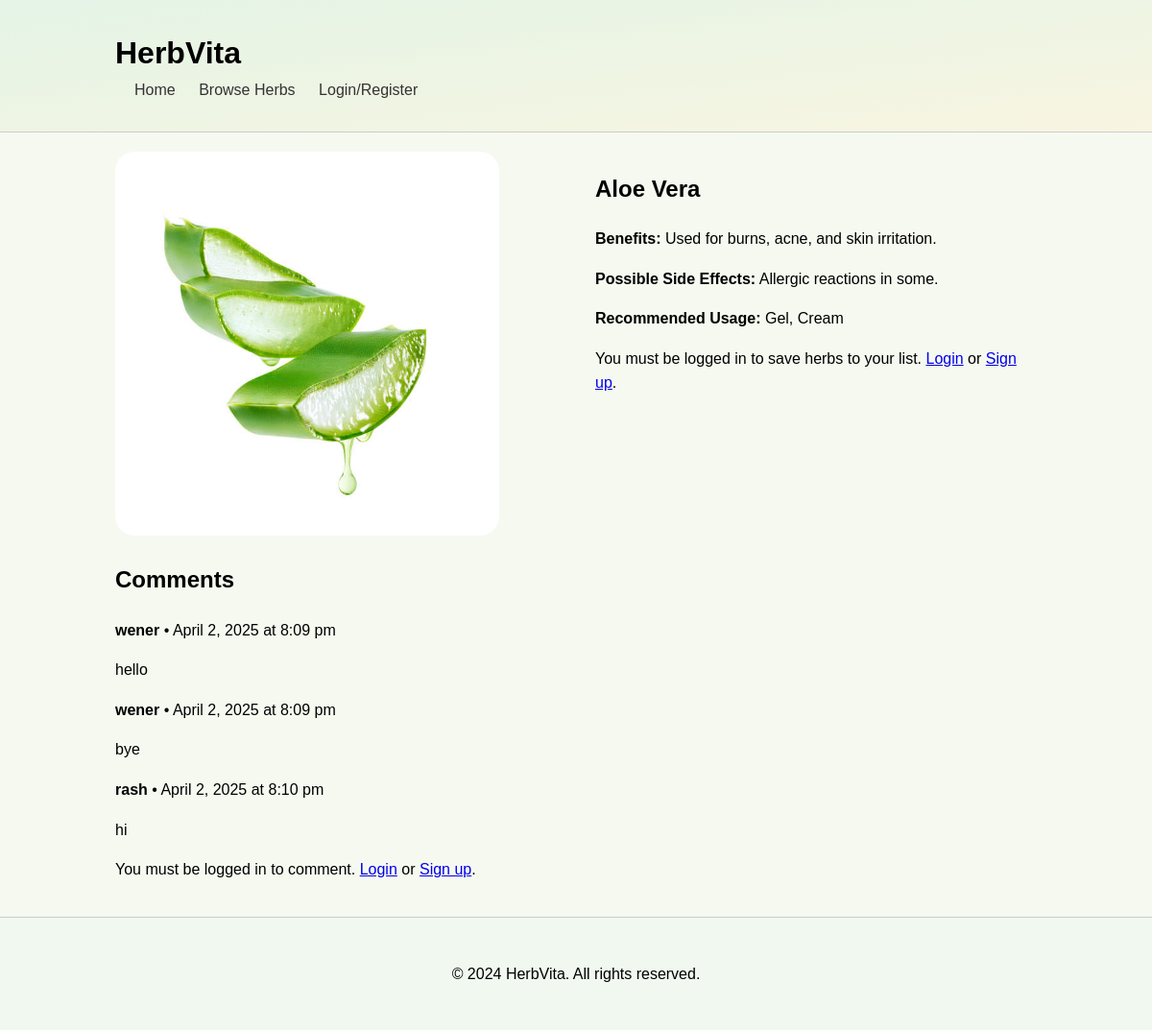
Page /herbDetails.php?id=25 on the earlier database version.
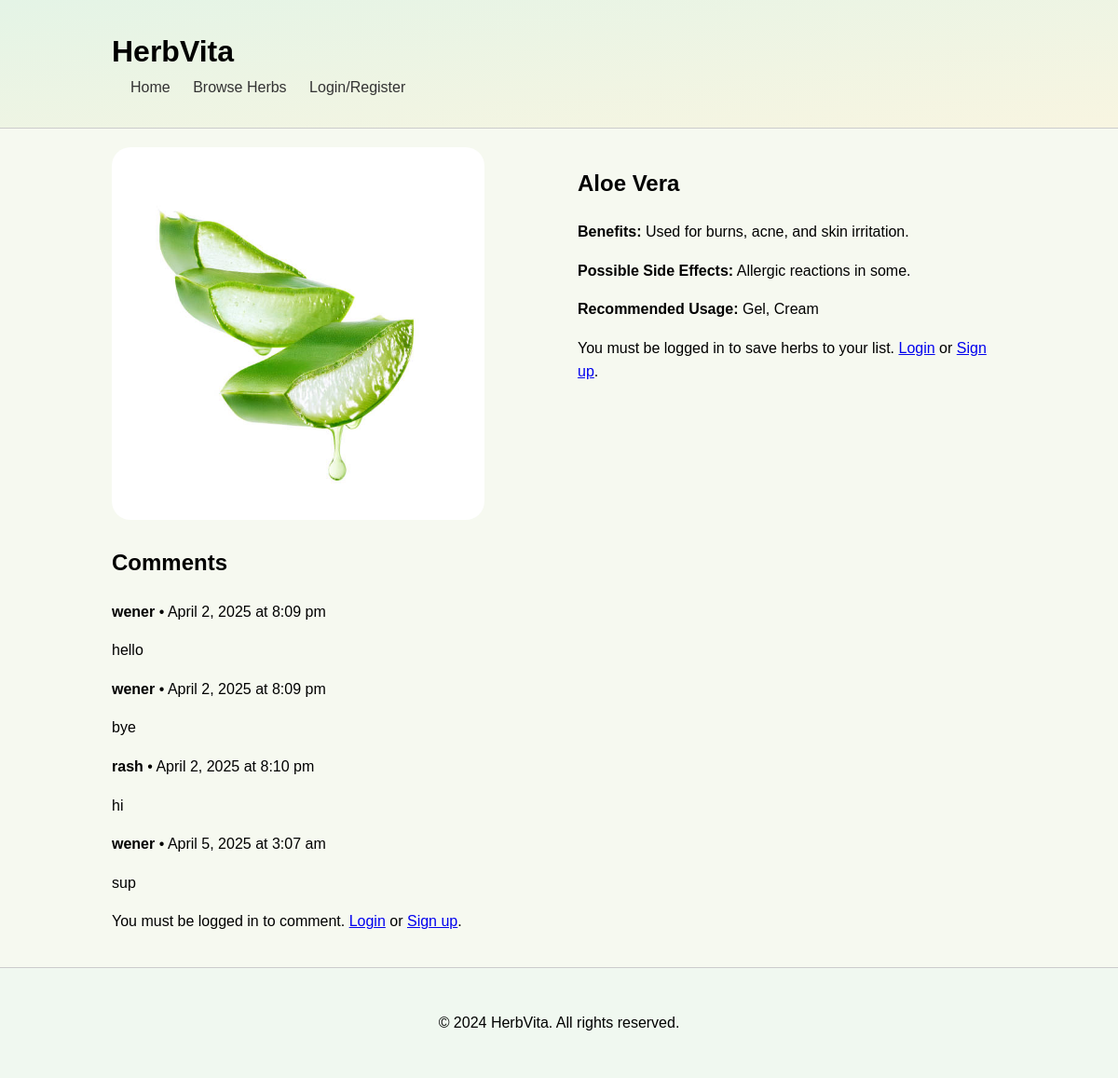
Same page on the later database version.
### tables this page shows
CREATE TABLE `herb` (
  `herbID` int(11) NOT NULL,
  `herbName` varchar(20) NOT NULL,
  `sideEffect` varchar(255) NOT NULL,
  `recommendedUsage` text NOT NULL,
  `Benefit` text NOT NULL,
  `healthConcerns` int(11) NOT NULL,
  `imagePath` varchar(255) NOT NULL
);

CREATE TABLE `comments` (
  `commentID` int(11) NOT NULL,
  `herbID` int(11) NOT NULL,
  `userID` varchar(11) NOT NULL,
  `commentText` text NOT NULL,
  `timeAdded` timestamp NOT NULL DEFAULT current_timestamp() ON UPDATE current_timestamp()
);

CREATE TABLE `user` (
  `userID` varchar(11) NOT NULL,
  `Name` varchar(20) NOT NULL,
  `Email` varchar(50) NOT NULL,
  `passwordHash` varchar(255) NOT NULL,
  `healthInterest` int(11) NOT NULL
);

### herbDetails.php (the view, shortened to what this page needs)
<?php
include 'db_connect.php';
if (isset($_GET['id']) && is_numeric($_GET['id'])) {
    $herbId = $_GET['id'];
    $sql = "SELECT herbID, herbName, sideEffect, recommendedUsage, Benefit, imagePath
            FROM herb
            WHERE herbID = ?";
    $stmt = $conn->prepare($sql);
    $stmt->bind_param("i", $herbId);
    $stmt->execute();
    $result = $stmt->get_result();
    if ($result->num_rows == 1) {
        $herb = $result->fetch_assoc();
    } else {
        header("Location: browseHerb.php");
        exit();
    }
} else {
    header("Location: browseHerb.php");
    exit();
}
?>
<!DOCTYPE html>
<html lang="en">
<head>
    <link rel="stylesheet" href="style.css">
</head>
<body>
    <header>
        <div class="container">
            <h1>HerbVita</h1>
            <nav>
                <ul>
                    <li><a href="index.php">Home</a></li>
                    <li><a href="browseHerb.php">Browse Herbs</a></li>
                    <?php if(isset($_SESSION['loggedin']) && $_SESSION['loggedin'] === true): ?>
                        <li><a href="profile.php">Saved Herbs</a></li>
                        <li><a href="logout.php">Logout</a></li>
                    <?php else: ?>
                        <li><a href="login.php">Login/Register</a></li>
                    <?php endif; ?>
                </ul>
            </nav>
        </div>
    </header>
    <main class="container">
        <section class="herb-details">
            <?php if ($herb): ?>
                <div class="herbPageContainer">
                    <div class="herb-image">
                        <img src="<?php echo htmlspecialchars($herb['imagePath']); ?>" alt="<?php echo htmlspecialchars($herb['herbName']); ?>">
                    </div>
                    <div class="herb-info">
                        <h2><?php echo htmlspecialchars($herb['herbName']); ?></h2>
                        <p><strong>Benefits:</strong> <?php echo nl2br(htmlspecialchars($herb['Benefit'])); ?></p>
                        <p><strong>Possible Side Effects:</strong> <?php echo nl2br(htmlspecialchars($herb['sideEffect'])); ?></p>
                        <p><strong>Recommended Usage:</strong> <?php echo nl2br(htmlspecialchars($herb['recommendedUsage'])); ?></p>
                         <?php if (isset($_SESSION['loggedin']) && $_SESSION['loggedin'] === true): ?>
                            <form method="post">
                                <button type="submit" name="save_herb" class="saveherb">Save Herb</button>
                            </form>
                            <?php if (isset($saveMessage)): ?>
                                <p class="message"><?php echo $saveMessage; ?></p>
                            <?php endif; ?>
                        <?php else: ?>
                            <p>You must be logged in to save herbs to your list. <a href="login.php">Login</a> or <a href="signup.php">Sign up</a>.</p>
                        <?php endif; ?>
                    </div>
                </div>
            <?php else: ?>
                <p>Herb not found.</p>
            <?php endif; ?>
        </section>
    <section class="herb-details-comments">
        <h2>Comments</h2>
        <?php
        $sql_comments = "SELECT c.`commentText`, u.`Name`, c.`timeAdded`
                        FROM `comments` c
                        JOIN `user` u ON c.`userID` = u.`userID`
                        WHERE c.`herbID` = ?";
        $stmt_comments = $conn->prepare($sql_comments);
        $stmt_comments->bind_param("i", $herbId);
        $stmt_comments->execute();
        $result_comments = $stmt_comments->get_result();
        if ($result_comments->num_rows > 0) {
            echo "<div class='comments-list'>";
            while ($row = $result_comments->fetch_assoc()) {
                echo "<div class='comment-box'>";
                echo "<p><strong>" . htmlspecialchars($row['Name']) . "</strong> • " .
                     date('F j, Y \a\t g:i a', strtotime($row['timeAdded'])) . "</p>";
                echo "<p>" . htmlspecialchars($row['commentText']) . "</p>";
                echo "</div>";
            }
            echo "</div>";
        }
        ?>
    </section>
    <?php if (isset($_SESSION['loggedin']) && $_SESSION['loggedin'] === true): ?>
        <form action="submitComment.php" method="POST">
            <textarea name="comment" rows="5" cols="50" required></textarea>
            <input type="hidden" name="herb_id" value="<?php echo htmlspecialchars($herbId); ?>">
            <button type="submit">Post Comment</button>
        </form>
    <?php else: ?>
        <p>You must be logged in to comment. <a href="login.php">Login</a> or <a href="signup.php">Sign up</a>.</p>
    <?php endif; ?>
    </main>
    <footer>
        <div class="container">
            <p>&copy; 2024 HerbVita. All rights reserved.</p>
        </div>
    </footer>
</body>
</html>

### style.css (style rules this page uses)
body { font-family: sans-serif; margin: 0; padding: 0; line-height: 1.6; background-color: #f6f9f0; }
.container { width: 80%; max-width: 1200px; margin: 0 auto; padding: 20px; }
header { background: linear-gradient(to bottom right, #e4f4e6, #f8f5e1); padding: 10px 0; border-bottom: 1px solid #ccc; }
header h1 { margin: 0; display: inline-block; }
nav ul { list-style: none; padding: 0; margin: 0; display: inline-block; }
nav ul li { display: inline; margin-left: 20px; }
nav ul li a { text-decoration: none; color: #333; }
main { padding: 20px 0; }
footer { background-color: #f0f8f0; text-align: center; padding: 10px 0; border-top: 1px solid #ccc; }
.herbPageContainer { display: flex; flex-direction: row; align-items: flex-start; margin: 0 auto; width: 100%; }
.herbPageContainer > div:first-child { flex-basis: 50%; padding-right: 20px; }
.herbPageContainer > div:last-child { flex-basis: 50%; padding-left: 20px; }
.herb-image img { max-width: 25rem; max-height: 25rem; border-radius: 20px; }

Differences in the rows shown:
added comments: userID.Name "wener", timeAdded "April 5, 2025 at 3:07 am", commentText "sup"
